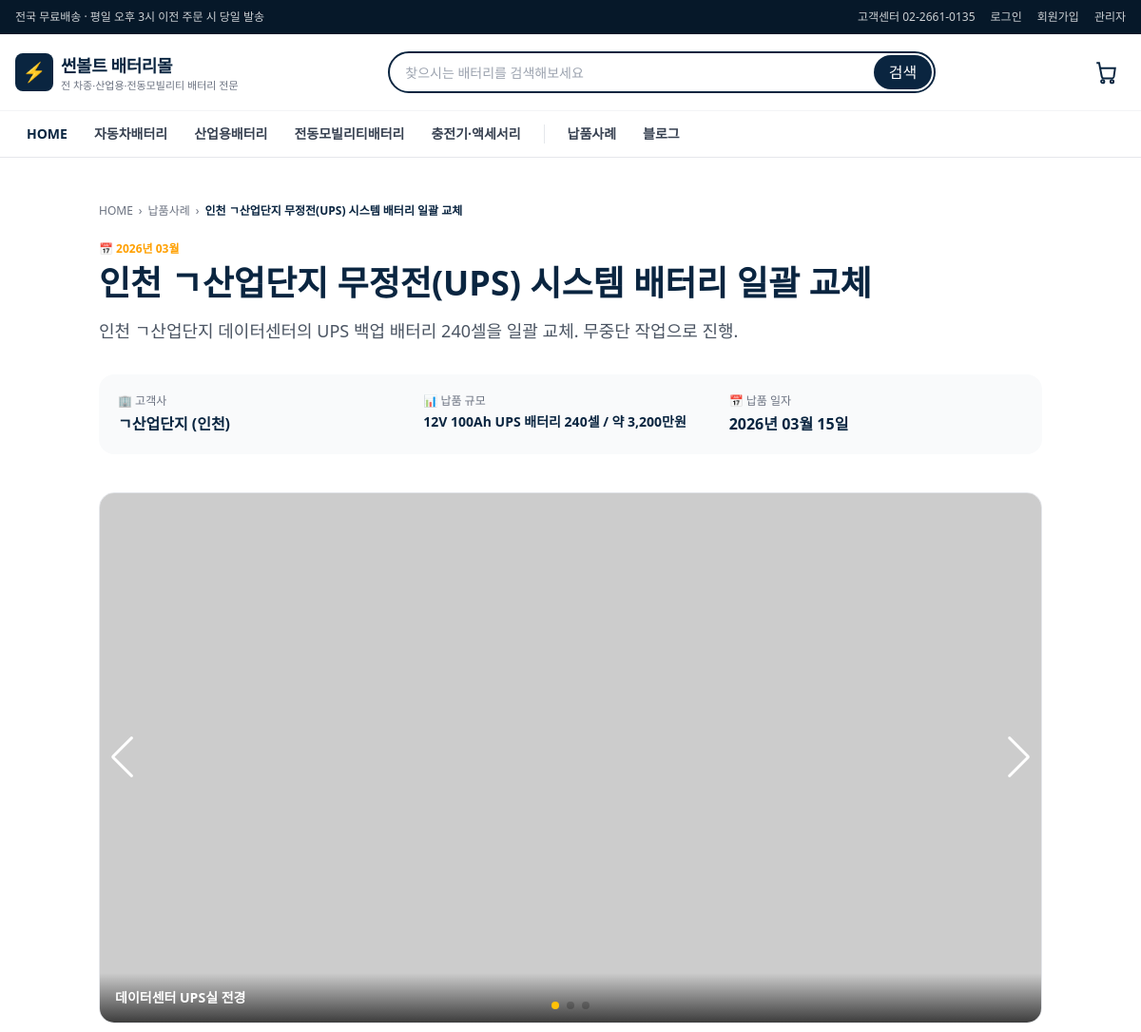
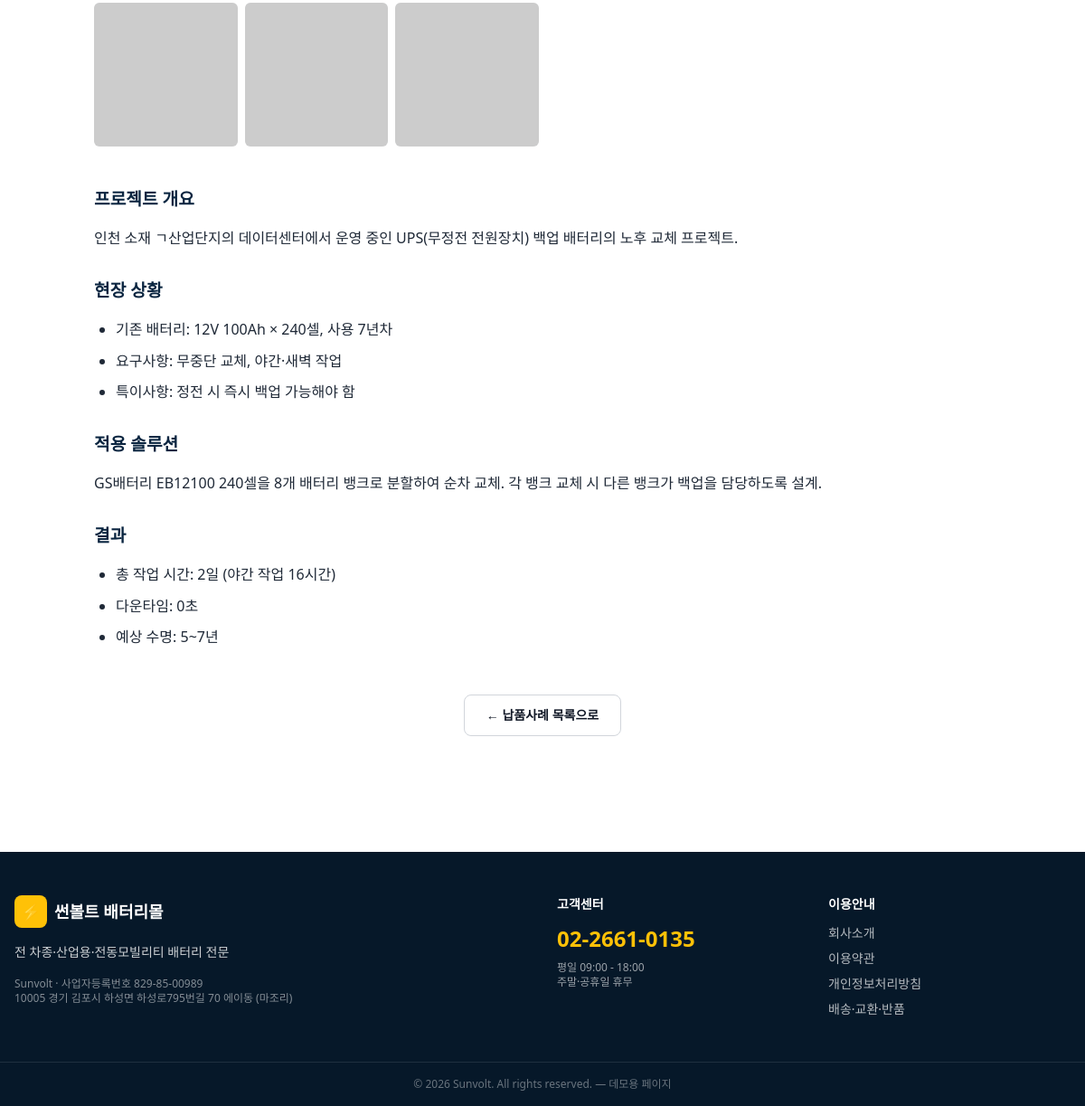
Screenshot of /cases/view.php?id=1 with the database file from the repository (2 pictures, top to bottom).
### tables this page shows
CREATE TABLE `categories` (
  `ca_id`     INT          NOT NULL AUTO_INCREMENT,
  `ca_name`   VARCHAR(100) NOT NULL,
  `ca_parent` INT          DEFAULT NULL,
  `ca_order`  INT          DEFAULT 0,
  PRIMARY KEY (`ca_id`),
  KEY `idx_ca_parent` (`ca_parent`),
  CONSTRAINT `fk_ca_parent` FOREIGN KEY (`ca_parent`)
    REFERENCES `categories`(`ca_id`) ON DELETE SET NULL
);

CREATE TABLE `case_studies` (
  `id`           INT          NOT NULL AUTO_INCREMENT,
  `title`        VARCHAR(255) NOT NULL,
  `client_name`  VARCHAR(150) NOT NULL,
  `scale`        VARCHAR(150) DEFAULT NULL,
  `delivered_at` DATE         DEFAULT NULL,
  `summary`      VARCHAR(500) DEFAULT NULL,
  `content`      LONGTEXT,
  `published`    TINYINT      NOT NULL DEFAULT 1,
  `created_at`   DATETIME     DEFAULT CURRENT_TIMESTAMP,
  `updated_at`   DATETIME     DEFAULT CURRENT_TIMESTAMP ON UPDATE CURRENT_TIMESTAMP,
  PRIMARY KEY (`id`),
  KEY `idx_published` (`published`, `delivered_at`)
);

CREATE TABLE `case_images` (
  `id`         INT          NOT NULL AUTO_INCREMENT,
  `case_id`    INT          NOT NULL,
  `image_url`  VARCHAR(255) NOT NULL,
  `caption`    VARCHAR(255) DEFAULT NULL,
  `sort_order` INT          DEFAULT 0,
  PRIMARY KEY (`id`),
  KEY `idx_case` (`case_id`),
  CONSTRAINT `fk_ci_case` FOREIGN KEY (`case_id`)
    REFERENCES `case_studies`(`id`) ON DELETE CASCADE
);

### includes/config.php (called while the page is built)
<?php
return [
    'db' => [
        'host'    => '127.0.0.1',
        'port'    => 3306,
        'name'    => 'sunvolt-webpage',
        'user'    => 'root',
        'pass'    => '',
        'charset' => 'utf8mb4',
    ],
    'site' => [
        'name'        => '썬볼트 배터리몰',
        'tagline'     => '전 차종·산업용·전동모빌리티 배터리 전문',
        'phone'       => '02-2661-0135',
        'business_no' => '829-85-00989',
        'address'     => '10005 경기 김포시 하성면 하성로795번길 70 에이동 (마조리)',
        'company'     => 'Sunvolt',
    ],
    'paths' => [
        'base_url'     => '',
        'image_base'   => '/assets/images/products/',
        'placeholder'  => 'https://placehold.co/800x800/0A2540/FFC107?text=No+Image',
    ],
    'paging' => [
        'per_page' => 12,
    ],
];

### includes/functions.php (called while the page is built, shortened)
<?php
require_once __DIR__ . '/db.php';
function h(?string $s): string
{
    return htmlspecialchars((string)$s, ENT_QUOTES | ENT_SUBSTITUTE, 'UTF-8');
}
function get_categories(): array
{
    static $cache = null;
    if ($cache !== null) return $cache;
    return $cache = db_all('SELECT * FROM categories ORDER BY ca_order, ca_id');
}
function category_tree(): array
{
    $rows = get_categories();
    $by_parent = [];
    foreach ($rows as $r) {
        $key = $r['ca_parent'] === null ? 0 : (int)$r['ca_parent'];
        $by_parent[$key][] = $r;
    }
    return $by_parent;
}
function url(string $path = '', array $query = []): string
{
    $u = '/' . ltrim($path, '/');
    if ($query) $u .= '?' . http_build_query($query);
    return $u;
}

### includes/user_auth.php (called while the page is built, shortened)
<?php
require_once __DIR__ . '/functions.php';
function user(): ?array
{
    if (empty($_SESSION['user_id'])) return null;
    $cache = db_one('SELECT id, email, name, phone, address, created_at FROM users WHERE id = ?',
                    [(int)$_SESSION['user_id']]);
    return $cache;
}

### includes/db.php (called while the page is built, shortened)
<?php
function db(): PDO
{
    static $pdo = null;
    if ($pdo instanceof PDO) {
        return $pdo;
    }
    $cfg = require __DIR__ . '/config.php';
    $db  = $cfg['db'];
    $dsn = sprintf(
        'mysql:host=%s;port=%d;dbname=%s;charset=%s',
        $db['host'], $db['port'], $db['name'], $db['charset']
    );
    try {
        $pdo = new PDO($dsn, $db['user'], $db['pass'], [
            PDO::ATTR_ERRMODE            => PDO::ERRMODE_EXCEPTION,
            PDO::ATTR_DEFAULT_FETCH_MODE => PDO::FETCH_ASSOC,
            PDO::ATTR_EMULATE_PREPARES   => false,
            PDO::MYSQL_ATTR_INIT_COMMAND => "SET NAMES {$db['charset']} COLLATE utf8mb4_unicode_ci",
        ]);
    } catch (PDOException $e) {
        http_response_code(500);
        echo '<h1>DB 연결 실패</h1>';
        echo '<pre>' . htmlspecialchars($e->getMessage()) . '</pre>';
        echo '<p><b>점검 사항:</b><br>';
        echo '1) Laragon에서 MySQL이 실행 중인가?<br>';
        echo '2) sql/schema.sql을 import 했는가?<br>';
        echo '3) includes/config.php의 접속 정보가 맞는가?</p>';
        exit;
    }
    return $pdo;
}
function db_all(string $sql, array $params = []): array
{
    $stmt = db()->prepare($sql);
    $stmt->execute($params);
    return $stmt->fetchAll();
}
function db_one(string $sql, array $params = []): ?array
{
    $stmt = db()->prepare($sql);
    $stmt->execute($params);
    $row = $stmt->fetch();
    return $row === false ? null : $row;
}

### public/cases/view.php (the view, shortened to what this page needs)
<?php
require_once __DIR__ . '/../../includes/functions.php';
$id = (int)($_GET['id'] ?? 0);
$case = $id ? db_one('SELECT * FROM case_studies WHERE id = ? AND published = 1', [$id]) : null;
$images = db_all('SELECT * FROM case_images WHERE case_id = ? ORDER BY sort_order, id', [$id]);
require __DIR__ . '/../../includes/header.php';
?>
<article class="max-w-5xl mx-auto px-4 py-8 md:py-12">
  <nav class="text-xs text-gray-500 mb-6 flex items-center gap-1.5">
    <a href="/" class="hover:text-primary">HOME</a> ›
    <a href="/cases/list.php" class="hover:text-primary">납품사례</a> ›
    <span class="text-primary font-semibold line-clamp-1"><?= h($case['title']) ?></span>
  </nav>
  <header class="mb-8">
    <div class="text-xs text-accent-dark font-bold mb-2">
      📅 <?= h($case['delivered_at'] ? date('Y년 m월', strtotime($case['delivered_at'])) : '-') ?>
    </div>
    <h1 class="text-2xl md:text-4xl font-extrabold text-primary leading-tight mb-4">
      <?= h($case['title']) ?>
    </h1>
    <?php if ($case['summary']): ?>
    <p class="text-base md:text-lg text-gray-600 leading-relaxed"><?= h($case['summary']) ?></p>
    <?php endif; ?>
  </header>
  <div class="grid md:grid-cols-3 gap-3 mb-10 bg-gray-50 p-5 rounded-2xl">
    <div>
      <div class="text-xs text-gray-500 mb-1">🏢 고객사</div>
      <div class="font-extrabold text-primary"><?= h($case['client_name']) ?></div>
    </div>
    <div>
      <div class="text-xs text-gray-500 mb-1">📊 납품 규모</div>
      <div class="font-extrabold text-primary text-sm"><?= h($case['scale'] ?: '-') ?></div>
    </div>
    <div>
      <div class="text-xs text-gray-500 mb-1">📅 납품 일자</div>
      <div class="font-extrabold text-primary"><?= h($case['delivered_at'] ? date('Y년 m월 d일', strtotime($case['delivered_at'])) : '-') ?></div>
    </div>
  </div>
  <?php if (!empty($images)): ?>
  <div class="mb-10">
    <div class="swiper case-swiper bg-gray-50 rounded-2xl overflow-hidden border">
      <div class="swiper-wrapper">
        <?php foreach ($images as $img): ?>
        <div class="swiper-slide aspect-video relative">
          <img src="<?= h($img['image_url']) ?>" alt="<?= h($img['caption'] ?? '') ?>"
               class="w-full h-full object-cover">
          <?php if ($img['caption']): ?>
          <div class="absolute bottom-0 left-0 right-0 p-4 bg-gradient-to-t from-black/70 to-transparent text-white text-sm font-semibold">
            <?= h($img['caption']) ?>
          </div>
          <?php endif; ?>
        </div>
        <?php endforeach; ?>
      </div>
      <?php if (count($images) > 1): ?>
      <div class="swiper-button-prev !text-white"></div>
      <div class="swiper-button-next !text-white"></div>
      <div class="swiper-pagination"></div>
      <?php endif; ?>
    </div>
    <?php if (count($images) > 1): ?>
    <div class="grid grid-cols-4 md:grid-cols-6 gap-2 mt-3">
      <?php foreach ($images as $i => $img): ?>
      <div class="aspect-square rounded-md overflow-hidden bg-gray-100 cursor-pointer hover:opacity-70"
           onclick="caseSwiper.slideTo(<?= $i ?>)">
        <img src="<?= h($img['image_url']) ?>" class="w-full h-full object-cover">
      </div>
      <?php endforeach; ?>
    </div>
    <?php endif; ?>
  </div>
  <?php endif; ?>
  <div class="prose-blog">
    <?= $case['content'] ?>
  </div>
  <div class="text-center mt-12">
    <a href="/cases/list.php" class="inline-block px-6 py-3 rounded-lg border border-gray-300 hover:bg-gray-50 text-sm font-semibold">
      ← 납품사례 목록으로
    </a>
  </div>
</article>
<?php require __DIR__ . '/../../includes/footer.php'; ?>

### includes/header.php (shortened to what this page needs)
<?php
require_once __DIR__ . '/functions.php';
require_once __DIR__ . '/user_auth.php';
$site = (require __DIR__ . '/config.php')['site'];
$cats_l1    = category_tree()[0] ?? [];
$current_user = user();
?>
<!DOCTYPE html>
<html lang="ko">
<head>
  <link rel="stylesheet"
        href="https://cdn.jsdelivr.net/gh/orioncactus/pretendard@v1.3.9/dist/web/static/pretendard.min.css">
  <link rel="stylesheet"
        href="https://cdn.jsdelivr.net/npm/swiper@11/swiper-bundle.min.css">
  <script src="https://cdn.tailwindcss.com"></script>
  <link rel="stylesheet" href="/assets/css/style.css">
</head>
<body class="font-sans bg-white text-gray-900 antialiased"
      x-data="{ mobileMenu: false }">
<div class="sticky top-0 z-40">
<div class="hidden md:block bg-primary-dark text-white/80 text-xs">
  <div class="max-w-7xl mx-auto px-4 h-9 flex items-center justify-between">
    <div>전국 무료배송 · 평일 오후 3시 이전 주문 시 당일 발송</div>
    <div class="flex gap-4">
      <a href="tel:<?= h($site['phone']) ?>" class="hover:text-accent">고객센터 <?= h($site['phone']) ?></a>
      <?php if ($current_user): ?>
        <a href="/mypage/" class="hover:text-accent"><?= h($current_user['name']) ?>님</a>
        <a href="/auth/logout.php" class="hover:text-accent">로그아웃</a>
      <?php else: ?>
        <a href="/auth/login.php" class="hover:text-accent">로그인</a>
        <a href="/auth/register.php" class="hover:text-accent">회원가입</a>
      <?php endif; ?>
      <a href="/admin/" class="hover:text-accent">관리자</a>
    </div>
  </div>
</div>
<header class="bg-white/95 backdrop-blur border-b border-gray-200">
  <div class="max-w-7xl mx-auto px-4 h-16 md:h-20 flex items-center justify-between gap-6">
    <a href="/" class="flex items-center gap-2 shrink-0">
      <div class="w-9 h-9 md:w-10 md:h-10 rounded-lg bg-primary flex items-center justify-center">
        <span class="text-accent font-black text-lg md:text-xl">⚡</span>
      </div>
      <div class="leading-tight">
        <div class="font-extrabold text-base md:text-lg text-primary tracking-tight">
          <?= h($site['name']) ?>
        </div>
        <div class="hidden md:block text-[11px] text-gray-500"><?= h($site['tagline']) ?></div>
      </div>
    </a>
    <form action="/shop/list.php" method="get"
          class="hidden md:flex flex-1 max-w-xl mx-4 relative">
      <input type="text" name="q" placeholder="찾으시는 배터리를 검색해보세요"
             value="<?= h($_GET['q'] ?? '') ?>"
             class="w-full h-11 pl-4 pr-12 rounded-full border-2 border-primary
                    focus:outline-none focus:ring-2 focus:ring-accent
                    text-sm">
      <button type="submit"
              class="absolute right-1 top-1 bottom-1 px-4 rounded-full
                     bg-primary text-white hover:bg-primary-light transition">
        검색
      </button>
    </form>
    <div class="flex items-center gap-2 md:gap-4 shrink-0">
      <a href="/cart.php"
         class="relative p-2 text-primary hover:text-accent-dark transition"
         aria-label="장바구니">
        <svg width="26" height="26" viewBox="0 0 24 24" fill="none" stroke="currentColor" stroke-width="1.8">
          <circle cx="9" cy="21" r="1.5"/><circle cx="18" cy="21" r="1.5"/>
          <path d="M3 3h2.5l2.6 13.4a2 2 0 0 0 2 1.6h7.7a2 2 0 0 0 2-1.5L21 8H6"/>
        </svg>
      </a>
    </div>
  </div>
  <nav class="hidden md:block bg-white border-t border-gray-100">
    <div class="max-w-7xl mx-auto px-4">
      <ul class="flex items-center gap-1 h-12 text-sm font-semibold">
        <li>
          <a href="/" class="px-3 py-2 hover:text-accent-dark text-primary">HOME</a>
        </li>
        <?php foreach ($cats_l1 as $c): ?>
        <li>
          <a href="<?= h(url('/shop/list.php', ['ca_id' => $c['ca_id']])) ?>"
             class="px-3 py-2 hover:text-accent-dark text-gray-700 hover:text-primary">
            <?= h($c['ca_name']) ?>
          </a>
        </li>
        <?php endforeach; ?>
        <li class="ml-2 pl-3 border-l">
          <a href="/cases/list.php" class="px-3 py-2 hover:text-accent-dark text-gray-700 hover:text-primary">
            납품사례
          </a>
        </li>
        <li>
          <a href="/blog/list.php" class="px-3 py-2 hover:text-accent-dark text-gray-700 hover:text-primary">
            블로그
          </a>
        </li>
      </ul>
    </div>
  </nav>
</header>
</div>
<main>

### public/assets/css/style.css (style rules this page uses)
html { scroll-behavior: smooth; }
.swiper-button-next, .swiper-button-prev { color: #0A2540 !important; }

### public/cases/view.php (style rules this page uses)
.prose-blog { line-height: 1.85; color: #1F2937; font-size: 16px; }
.prose-blog h3 { font-size: 1.2rem; font-weight: 700; color: #0A2540; margin: 1.5rem 0 0.75rem; }
.prose-blog p { margin: 0.75rem 0; }
.prose-blog ul { list-style: disc; padding-left: 1.5rem; margin: 0.75rem 0; }
.prose-blog li { margin: 0.3rem 0; }

### rows the page displays
categories: ca_name "자동차배터리"
categories: ca_name "산업용배터리"
categories: ca_name "전동모빌리티배터리"
categories: ca_name "충전기·액세서리"
case_studies: title "인천 ㄱ산업단지 무정전(UPS) 시스템 배터리 일괄 교체", delivered_at "2026년 03월", summary "인천 ㄱ산업단지 데이터센터의 UPS 백업 배터리 240셀을 일괄 교체. 무중단 작업으로 진행.", client_name "ㄱ산업단지 (인천)", scale "12V 100Ah UPS 배터리 240셀 / 약 3,200만원", delivered_at "2026년 03월 15일", content "프로젝트 개요 인천 소재 ㄱ산업단지의 데이터센터에서 운영 중인 UPS(무정전 전원장치) 백업 배터리의 노후 교체 프로젝트. 현장 상황 기존 배터리: 12V 100Ah × 240셀, 사용 7년차 요구사항: 무중단 교체, 야간·새벽 작업 특이사항: 정전 시 즉시 백업 가능해야 함 적용 솔루션 GS배터리 EB12100 240셀을 8개 배터리 뱅크로 분할하여 순차 교체. 각 뱅크 교체 시 다른 뱅크가 백업을 담당하도록 설계. 결과 총 작업 시간: 2일 (야간 작업 16시간) 다운타임: 0초 예상 수명: 5~7년"
case_images: caption "데이터센터 UPS실 전경"

### other values shown
$site['phone'] "02-2661-0135"
$site['name'] "썬볼트 배터리몰"
$site['tagline'] "전 차종·산업용·전동모빌리티 배터리 전문"
$site['company'] "Sunvolt"
$site['business_no'] "829-85-00989"
$site['address'] "10005 경기 김포시 하성면 하성로795번길 70 에이동 (마조리)"
